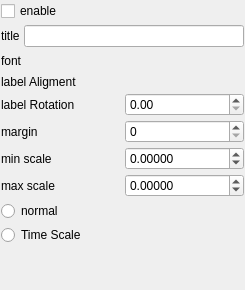
<?xml version="1.0" encoding="UTF-8"?>
<ui version="4.0">
 <class>SAQwtAxisSetWidget</class>
 <widget class="QWidget" name="SAQwtAxisSetWidget">
  <property name="geometry">
   <rect>
    <x>0</x>
    <y>0</y>
    <width>245</width>
    <height>290</height>
   </rect>
  </property>
  <property name="windowTitle">
   <string>Axis Set</string>
  </property>
  <layout class="QVBoxLayout" name="verticalLayout">
   <property name="spacing">
    <number>4</number>
   </property>
   <property name="leftMargin">
    <number>1</number>
   </property>
   <property name="topMargin">
    <number>1</number>
   </property>
   <property name="rightMargin">
    <number>1</number>
   </property>
   <property name="bottomMargin">
    <number>1</number>
   </property>
   <item>
    <widget class="QCheckBox" name="checkBoxEnable">
     <property name="text">
      <string>enable</string>
     </property>
    </widget>
   </item>
   <item>
    <layout class="QHBoxLayout" name="horizontalLayoutTitle">
     <property name="spacing">
      <number>4</number>
     </property>
     <item>
      <widget class="QLabel" name="labelTitle">
       <property name="text">
        <string>title</string>
       </property>
      </widget>
     </item>
     <item>
      <widget class="QLineEdit" name="lineEditTitle"/>
     </item>
    </layout>
   </item>
   <item>
    <layout class="QHBoxLayout" name="horizontalLayoutFont">
     <property name="spacing">
      <number>4</number>
     </property>
     <item>
      <widget class="QLabel" name="labelFont">
       <property name="text">
        <string>font</string>
       </property>
      </widget>
     </item>
     <item>
      <widget class="SAFontSetWidget" name="fontSetWidget" native="true">
       <property name="sizePolicy">
        <sizepolicy hsizetype="Expanding" vsizetype="Fixed">
         <horstretch>0</horstretch>
         <verstretch>0</verstretch>
        </sizepolicy>
       </property>
       <property name="minimumSize">
        <size>
         <width>0</width>
         <height>20</height>
        </size>
       </property>
      </widget>
     </item>
    </layout>
   </item>
   <item>
    <layout class="QHBoxLayout" name="horizontalLayoutAligment">
     <property name="spacing">
      <number>4</number>
     </property>
     <item>
      <widget class="QLabel" name="labelAligment">
       <property name="text">
        <string>label Aligment</string>
       </property>
      </widget>
     </item>
     <item>
      <widget class="SAAligmentSetWidget" name="aligmentSetWidget" native="true"/>
     </item>
    </layout>
   </item>
   <item>
    <layout class="QGridLayout" name="gridLayout">
     <item row="0" column="0">
      <widget class="QLabel" name="labelRotation">
       <property name="text">
        <string>label Rotation</string>
       </property>
      </widget>
     </item>
     <item row="0" column="1">
      <widget class="QDoubleSpinBox" name="doubleSpinBoxRotation"/>
     </item>
     <item row="1" column="0">
      <widget class="QLabel" name="labelMargin">
       <property name="text">
        <string>margin</string>
       </property>
      </widget>
     </item>
     <item row="1" column="1">
      <widget class="QSpinBox" name="spinBoxMargin"/>
     </item>
     <item row="2" column="0">
      <widget class="QLabel" name="labelMinScale">
       <property name="text">
        <string>min scale</string>
       </property>
      </widget>
     </item>
     <item row="2" column="1">
      <widget class="QDoubleSpinBox" name="doubleSpinBoxMin">
       <property name="decimals">
        <number>5</number>
       </property>
       <property name="minimum">
        <double>-10000000000000000735758738477112498397576062152177456799245857901351759143802190202050679656153088.000000000000000</double>
       </property>
       <property name="maximum">
        <double>100000000000000001463069523067487303097004298786465505927861078716979636425114821591040.000000000000000</double>
       </property>
      </widget>
     </item>
     <item row="3" column="0">
      <widget class="QLabel" name="labelMaxScale">
       <property name="text">
        <string>max scale</string>
       </property>
      </widget>
     </item>
     <item row="3" column="1">
      <widget class="QDoubleSpinBox" name="doubleSpinBoxMax">
       <property name="decimals">
        <number>5</number>
       </property>
       <property name="minimum">
        <double>-100000000000000004188152556421145795899143386664033828314342771180699648.000000000000000</double>
       </property>
       <property name="maximum">
        <double>999999999999999949387135297074018866963645011013410073083904.000000000000000</double>
       </property>
      </widget>
     </item>
    </layout>
   </item>
   <item>
    <widget class="QRadioButton" name="radioButtonNormal">
     <property name="text">
      <string>normal</string>
     </property>
    </widget>
   </item>
   <item>
    <widget class="QRadioButton" name="radioButtonTimeScale">
     <property name="text">
      <string>Time Scale</string>
     </property>
    </widget>
   </item>
   <item>
    <widget class="QStackedWidget" name="stackedWidget">
     <widget class="SAQwtDateScaleSeWidget" name="dateTimeScaleSetWidget"/>
    </widget>
   </item>
  </layout>
 </widget>
 <customwidgets>
  <customwidget>
   <class>SAFontSetWidget</class>
   <extends>QWidget</extends>
   <header>SAFontSetWidget.h</header>
   <container>1</container>
  </customwidget>
  <customwidget>
   <class>SAAligmentSetWidget</class>
   <extends>QWidget</extends>
   <header>SAAligmentSetWidget.h</header>
   <container>1</container>
  </customwidget>
  <customwidget>
   <class>SAQwtDateScaleSeWidget</class>
   <extends>QWidget</extends>
   <header>SAQwtDateScaleSeWidget.h</header>
   <container>1</container>
  </customwidget>
 </customwidgets>
 <resources/>
 <connections/>
</ui>
